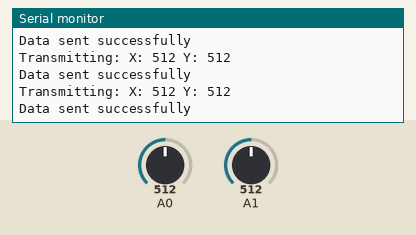
This sketch was run on a simulated Arduino Uno, built with avr-gcc and run on an emulated ATmega328P. Parts: the last lines printed to the serial monitor. Inputs (shaded band) come from the test bench; at power-on: A0 = 512, A1 = 512. No radio packets arrive unless stated.

Above: at 1.2 s.
1.3 s: A0 set to 107
At 1.59 s:
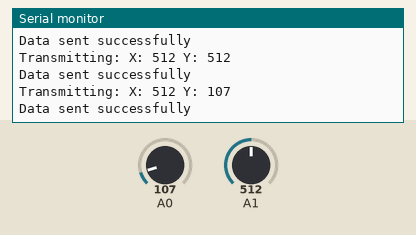
4.3 s: A0 set to 91
At 4.63 s:
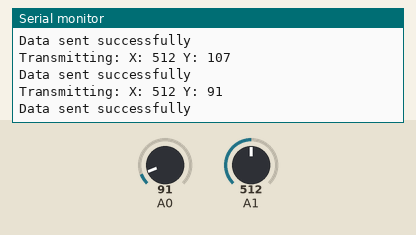
Timing chart, 0 to 7.3 s (numbered marks = the images above; inputs shaded):
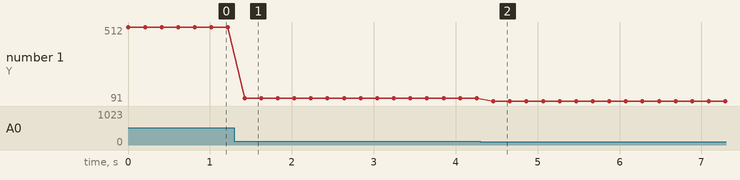

Measured:
- after the input at 1.3 s, the serial monitor: prints a new line after 0.12 s (image 1)
- after the input at 4.3 s, the serial monitor: prints a new line after 0.16 s (image 2)
- plotted number 1: 512 → 107 after the input at 1.3 s, 107 → 91 after the input at 4.3 s

The sketch:

rc_car_transmitter.ino
```cpp
// ─── Libraries ───────────────────────────────────────────────────────────────
// Core RF24 library for controlling the nRF24L01 wireless transceiver module
#include <RF24.h>
// RF24 configuration definitions (data rates, power levels, chip settings)
#include <RF24_config.h>
// nRF24L01 hardware register definitions and constants
#include <nRF24L01.h>
// Enables printf() support on Arduino — useful for debugging radio config
#include <printf.h>

/*
ARDUINO JOYSTICK CONTROLLED CAR (TRANSMITTER)

YOU HAVE TO INSTALL THE RF24 LIBRARY BEFORE UPLOADING THE CODE
https://github.com/tmrh20/RF24/
*/

// SPI library — the nRF24L01 communicates with the Arduino via the SPI bus
#include <SPI.h>


// ─── Radio Setup ─────────────────────────────────────────────────────────────
// Create the RF24 radio object
// Pin 8 = CE (Chip Enable): activates the module for TX/RX operations
// Pin 9 = CSN (Chip Select Not): selects the nRF24L01 on the SPI bus
RF24 radio(8, 9);

// Address that both transmitter and receiver must share to communicate
// Acts like a "channel" — only radios with matching addresses can talk to each other
// This value must be identical in both the transmitter and receiver code
const byte address[6] = "00001";


// ─── Data Structure ───────────────────────────────────────────────────────────
// Packages both joystick axis readings into a single struct so they can be
// sent together in one radio transmission instead of two separate sends.
// The receiver must define this exact same struct to unpack the data correctly.
struct DataPacket {
  int xAxis;  // Joystick X-axis reading (0–1023); controls left/right steering
  int yAxis;  // Joystick Y-axis reading (0–1023); controls forward/backward throttle
};

// Global instance of DataPacket — reused every loop to hold the latest readings
DataPacket data;


// ─── Setup (runs once on power-on) ───────────────────────────────────────────
void setup() {
  // Start serial communication at 9600 baud for debugging in the Serial Monitor
  // Allows you to see what joystick values are being read and whether
  // transmissions are succeeding or failing in real time
  Serial.begin(9600);

  // Initialize the nRF24L01 radio module
  radio.begin();

  // Open the writing pipe on the shared address
  // The writing pipe is the outbound channel — this module will SEND on this address
  // The receiver opens a reading pipe on the same address to receive the data
  radio.openWritingPipe(address);

  // Set transmit power to LOW — reduces interference and power consumption
  // Use RF24_PA_HIGH if range is insufficient
  radio.setPALevel(RF24_PA_LOW);

  // Set data transfer rate to 1 Mbps — balances speed and range
  // Lower rates (RF24_250KBPS) give longer range at the cost of speed
  radio.setDataRate(RF24_1MBPS);

  // Set the radio channel — must match the receiver's channel exactly
  // Valid range is 0–125; channel 100 is used here to avoid common WiFi interference
  radio.setChannel(100);

  // Switch the radio to transmit (TX) mode
  // Unlike the receiver which calls startListening(), the transmitter calls
  // stopListening() to disable RX mode and enable active data sending
  radio.stopListening();
}


// ─── Main Loop (runs repeatedly) ─────────────────────────────────────────────
void loop() {
  // Read the current joystick position from both analog axes
  // analogRead() returns a value from 0–1023 based on the voltage on the pin:
  //   ~0    = joystick pushed fully in one direction
  //   ~512  = joystick centered (resting position)
  //   ~1023 = joystick pushed fully in the opposite direction
  data.xAxis = analogRead(A1);  // X-axis: controls left/right steering on the car
  data.yAxis = analogRead(A0);  // Y-axis: controls forward/backward throttle on the car

  // Print the current joystick readings to the Serial Monitor for debugging
  // Useful for verifying the joystick is being read correctly before transmitting
  Serial.print("Transmitting: ");
  Serial.print("X: ");
  Serial.print(data.xAxis);
  Serial.print(" Y: ");
  Serial.println(data.yAxis);

  // Transmit the DataPacket to the receiver
  // radio.write() sends the data and returns true if the receiver acknowledged it,
  // or false if no acknowledgment was received (out of range, interference, etc.)
  // sizeof(DataPacket) ensures exactly the right number of bytes are sent
  bool success = radio.write(&data, sizeof(DataPacket));

  // Print transmission result to Serial Monitor
  // "Data sent successfully" means the receiver acknowledged the packet
  // "Data send failed" means no acknowledgment — check range, channel, and address
  if (success) {
    Serial.println("Data sent successfully");
  } else {
    Serial.println("Data send failed");
  }

  // Wait 200ms before the next transmission
  // This gives a ~5 transmissions/second rate — enough for smooth RC control
  // Reducing the delay makes control more responsive but increases radio traffic
  delay(200);
}
```
